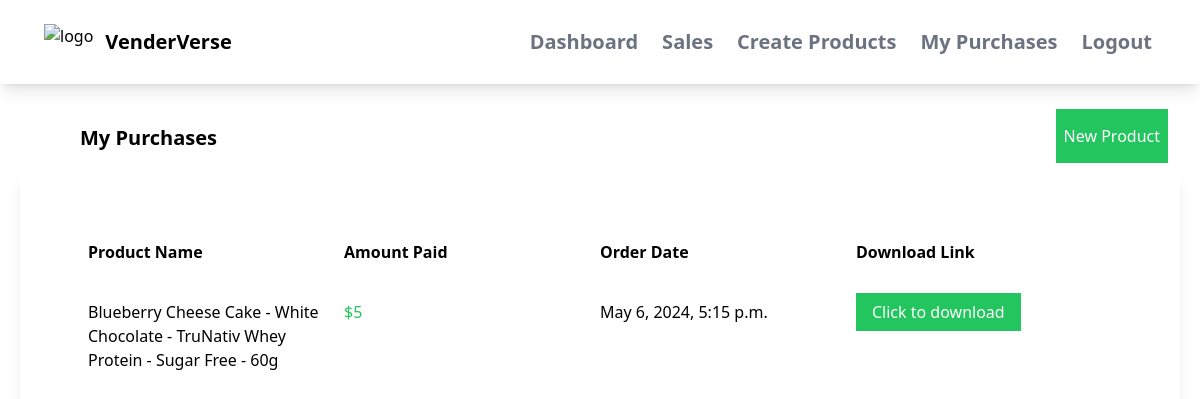
Page /myapp/purchases/ (signed in) on the committed database.
### myapp/models.py (models this page shows, shortened)
class OrderDetails(models.Model):
    customer_email=models.EmailField(max_length=200)
    product=models.ForeignKey(Product,on_delete=models.CASCADE)
    amount=models.IntegerField()
    payment_id=models.CharField(max_length=500,blank=True,null=True)
    has_paid=models.BooleanField(default=False)
    created_on=models.DateTimeField(auto_now_add=True)
    updated_on=models.DateTimeField(auto_now_add=True)

class Product(models.Model):
    CATEGORY_CHOICES = [
        ('Goods', 'Goods'),
        ('Services', 'Services'),
    ]
    seller= models.ForeignKey(User, on_delete=models.CASCADE,default=1)
    name=models.CharField(max_length=200)
    description=models.CharField(max_length=200)
    price=models.FloatField()
    file=models.FileField(upload_to="uploads")
    total_sales_amount = models.IntegerField(default=0)
    total_sales = models.IntegerField(default=0)

### myapp/views.py (the view)
# urls.py: path('purchases/',views.my_purchases,name='purchases'),
@login_required
def my_purchases(request):
    orders = OrderDetails.objects.filter(customer_email=request.user.email)
    return render(request, 'myapp/purchases.html',{'orders':orders})

### myapp/templates/myapp/purchases.html
{% extends 'myapp/base.html' %}
{% block body %}
    <div class="flex justify-between">
        <div class="ml-20 mt-10 font-bold text-xl">My Purchases</div>
        <div class="ml-20 mt-10">
            <a class="bg-green-500 text-white px-2 py-4 mr-8" href="{% url 'myapp:createproduct' %}">New Product</a>
        </div>
    </div>
    <div class="order-container shadow-lg p-10 m-5">
        <div class="order-header flex font-bold  m-5 p-2 ">
            <div class="w-1/4">
                Product Name
            </div>
            <div class="w-1/4">
                Amount Paid
            </div>
            <div class="w-1/4">
                Order Date
            </div>
            <div class="w-1/4">
                Download Link
            </div>
        </div>
        {% for order in orders %}
        <div class="flex  m-5 p-2">
            <div class="w-1/4">
                {{order.product.name}}
            </div>
            <div class="w-1/4 text-green-500">
                ${{order.amount}}
            </div>
            <div class="w-1/4">
                {{order.created_on}}
            </div>
            <div class="w-1/4">
                <a class="bg-green-500 text-white px-4 py-2" href="{{order.product.file.url}}" download>Click to download</a>
            </div>
        </div>
        {% endfor %}
    </div>
{% endblock %}

### rows in the picture
OrderDetails: product.name "Blueberry Cheese Cake - White Chocolate - TruNativ Whey Protein - Sugar Free - 60g", amount "5", created_on "May 6, 2024, 5:15 p.m."
